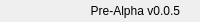
              <widget class="QFrame" name="bottomBar">
               <property name="minimumSize">
                <size>
                 <width>0</width>
                 <height>22</height>
                </size>
               </property>
               <property name="maximumSize">
                <size>
                 <width>16777215</width>
                 <height>22</height>
                </size>
               </property>
               <property name="frameShape">
                <enum>QFrame::NoFrame</enum>
               </property>
               <property name="frameShadow">
                <enum>QFrame::Raised</enum>
               </property>
               <layout class="QHBoxLayout" name="horizontalLayout_5">
                <property name="spacing">
                 <number>0</number>
                </property>
                <property name="leftMargin">
                 <number>0</number>
                </property>
                <property name="topMargin">
                 <number>0</number>
                </property>
                <property name="rightMargin">
                 <number>0</number>
                </property>
                <property name="bottomMargin">
                 <number>0</number>
                </property>
                <item>
                 <widget class="QLabel" name="creditsLabel">
                  <property name="maximumSize">
                   <size>
                    <width>16777215</width>
                    <height>16</height>
                   </size>
                  </property>
                  <property name="font">
                   <font>
                    <family>Segoe UI</family>
                    <pointsize>-1</pointsize>
                    <weight>50</weight>
                    <italic>false</italic>
                    <bold>false</bold>
                   </font>
                  </property>
                  <property name="text">
                   <string/>
                  </property>
                  <property name="alignment">
                   <set>Qt::AlignLeading|Qt::AlignLeft|Qt::AlignVCenter</set>
                  </property>
                 </widget>
                </item>
                <item>
                 <widget class="QLabel" name="version">
                  <property name="text">
                   <string>Pre-Alpha v0.0.5</string>
                  </property>
                  <property name="alignment">
                   <set>Qt::AlignRight|Qt::AlignTrailing|Qt::AlignVCenter</set>
                  </property>
                 </widget>
                </item>
                <item>
                 <widget class="QFrame" name="frame_size_grip">
                  <property name="minimumSize">
                   <size>
                    <width>20</width>
                    <height>0</height>
                   </size>
                  </property>
                  <property name="maximumSize">
                   <size>
                    <width>20</width>
                    <height>16777215</height>
                   </size>
                  </property>
                  <property name="frameShape">
                   <enum>QFrame::NoFrame</enum>
                  </property>
                  <property name="frameShadow">
                   <enum>QFrame::Raised</enum>
                  </property>
                 </widget>
                </item>
               </layout>
              </widget>
